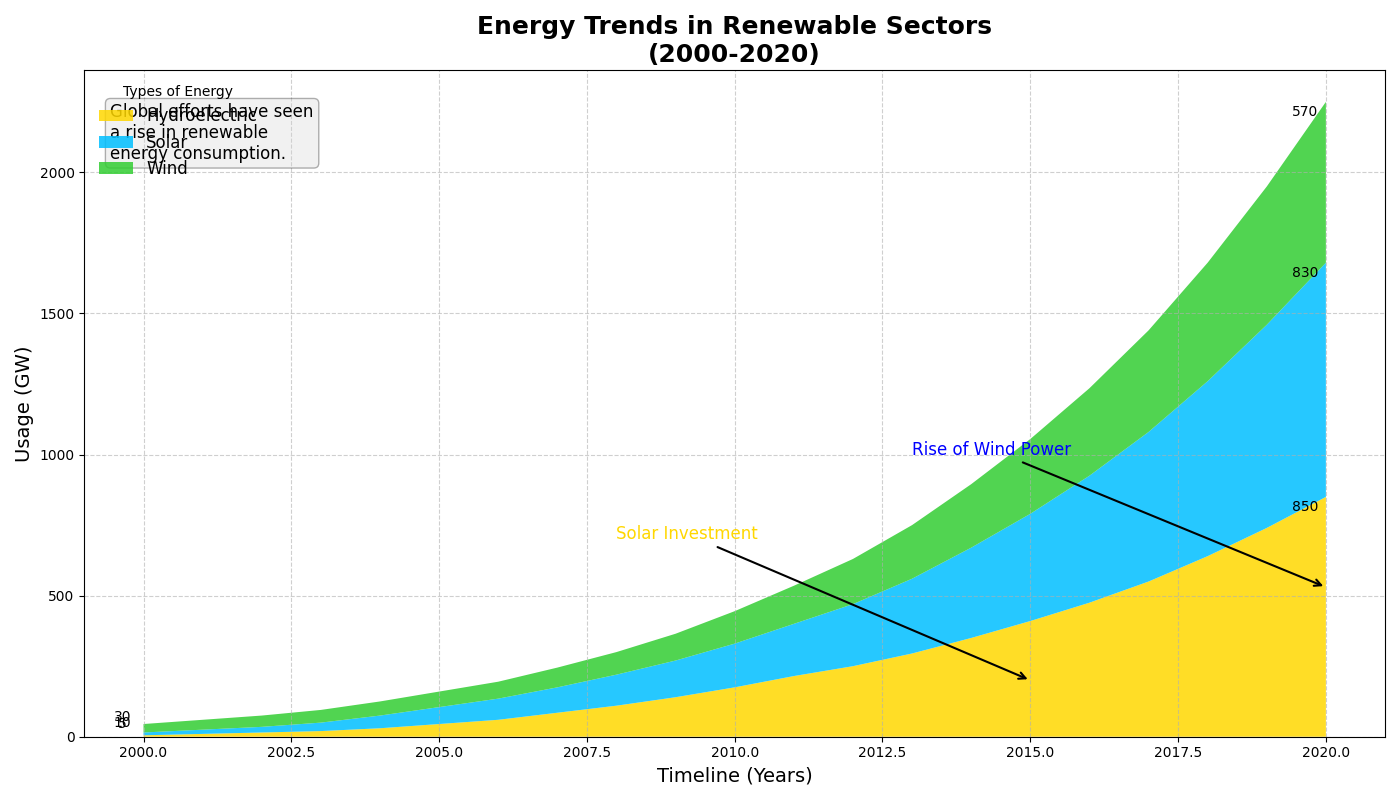

This figure's Python source:
import numpy as np
import matplotlib.pyplot as plt

years = np.arange(2000, 2021)

solar = np.array([
    5, 10, 15, 20, 30, 45, 60, 85, 110, 140, 
    175, 215, 250, 295, 350, 410, 475, 550, 640, 740, 850
])
wind = np.array([
    10, 15, 20, 30, 45, 60, 75, 90, 110, 130, 
    155, 185, 220, 265, 320, 380, 450, 530, 620, 720, 830
])
hydro = np.array([
    30, 35, 40, 45, 50, 55, 60, 70, 80, 95, 
    115, 135, 160, 190, 225, 265, 310, 360, 420, 490, 570
])

energy_data = np.vstack([solar, wind, hydro])

fig, ax = plt.subplots(figsize=(14, 8))

colors = ['#FFD700', '#00BFFF', '#32CD32'] 
labels = ['Hydroelectric', 'Solar', 'Wind']

ax.stackplot(years, energy_data, labels=labels, colors=colors, alpha=0.85)

ax.set_title("Energy Trends in Renewable Sectors\n(2000-2020)", fontsize=18, fontweight='bold')
ax.set_xlabel('Timeline (Years)', fontsize=14)
ax.set_ylabel('Usage (GW)', fontsize=14)

ax.legend(loc='upper left', fontsize=12, title='Types of Energy', frameon=False)
ax.grid(linestyle='--', alpha=0.6)

ax.annotate('Solar Investment', xy=(2015, 200), xytext=(2008, 700),
            arrowprops=dict(facecolor='gold', arrowstyle='->', lw=1.5),
            fontsize=12, color='gold')

ax.annotate('Rise of Wind Power', xy=(2020, 530), xytext=(2013, 1000),
            arrowprops=dict(facecolor='blue', arrowstyle='->', lw=1.5),
            fontsize=12, color='blue')

props = dict(boxstyle='round', facecolor='lightgray', alpha=0.3)
textstr = ('Global efforts have seen\n'
           'a rise in renewable\n'
           'energy consumption.')
ax.text(0.02, 0.95, textstr, transform=ax.transAxes, fontsize=12,
        verticalalignment='top', bbox=props)

for idx, energy in enumerate(labels):
    ax.annotate(f'{energy_data[idx, 0]}', (2000, energy_data[idx, 0]),
                textcoords="offset points", xytext=(-15, 5), ha='center')
    ax.annotate(f'{energy_data[idx, -1]}', (2020, energy_data[idx, -1] + np.sum(energy_data[:idx, -1])),
                textcoords="offset points", xytext=(-15, -10), ha='center')

plt.tight_layout()
plt.show()
